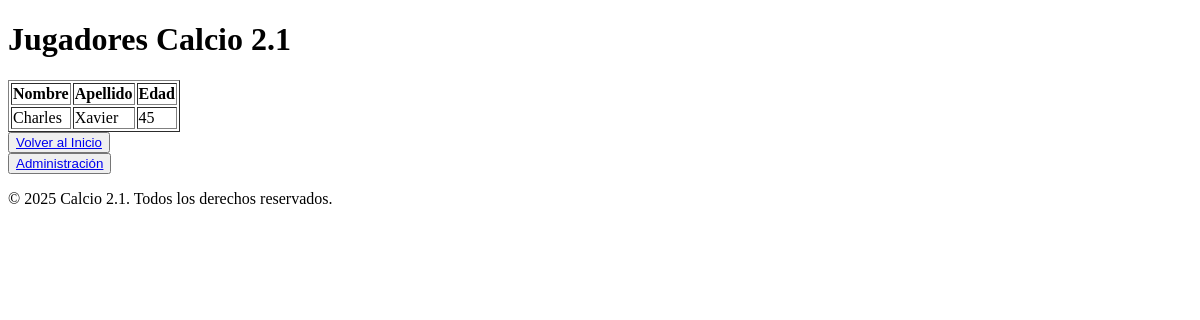
The page /clientes/cliente_list/ on the database as committed earlier.
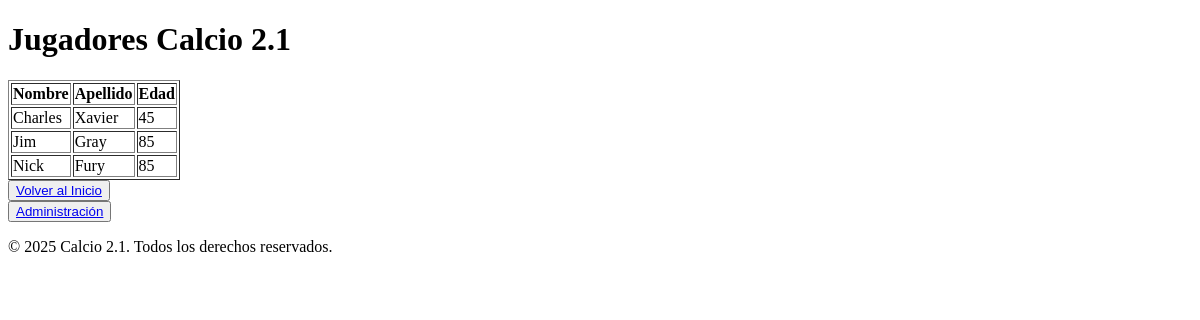
The same page on the database as committed later.
### cliente/models.py (models this page shows, shortened)
class Cliente(models.Model):
    nombre = models.CharField(max_length=100)
    apellido = models.CharField(max_length=100)
    nacimiento = models.DateField()
    edad = models.IntegerField()
    email = models.EmailField(null=True, blank=True)
    pais_origen_id = models.ForeignKey(Pais, on_delete=models.SET_NULL, null=True, blank=True, verbose_name="País de origen")

### cliente/views.py (the view)
# urls.py: path("cliente_list/", views.cliente_list, name="cliente_list"),
def cliente_list(request):
    clientes = models.Cliente.objects.all()
    context = {
        'clientes': clientes,
    }
    return render(request, 'cliente/cliente_list.html', context)

### cliente/templates/cliente/cliente_list.html (shortened to what this page needs)
{% extends "core/base.html" %}
{% block content %}
            <h1>Jugadores Calcio 2.1</h1>
        <table border="1">
            <thead>
                <th>Nombre</th>
                <th>Apellido</th>
                <th>Edad</th>
            </head>
            <tbody>
                {% for jugador in clientes %}
                <tr>
                    <td>{{ jugador.nombre }}</td>
                    <td>{{ jugador.apellido }}</td>
                    <td>{{ jugador.edad }}</td>
                </tr>
                {% endfor %}
            </tbody>
        </table>
        <div>
            <button><a href="{% url 'cliente:index' %}">Volver al Inicio</a></button>
        </div>
        <div>
            <button><a href="{% url 'admin:index' %}">Administración</a></button>
        </div>
{% endblock content %}

### core/templates/core/base.html (shortened to what this page needs)
<!DOCTYPE html>
<html lang="es">
<head>
</head>
<body>
    {% block content %}
    {% endblock %}
</body>
<footer>
    <p>© 2025 Calcio 2.1. Todos los derechos reservados.</p>
</footer>
</html>

Rows that differ between the two databases and show on the page:
added Cliente: nombre "Jim", apellido "Gray", edad "85"
added Cliente: nombre "Nick", apellido "Fury", edad "85"
